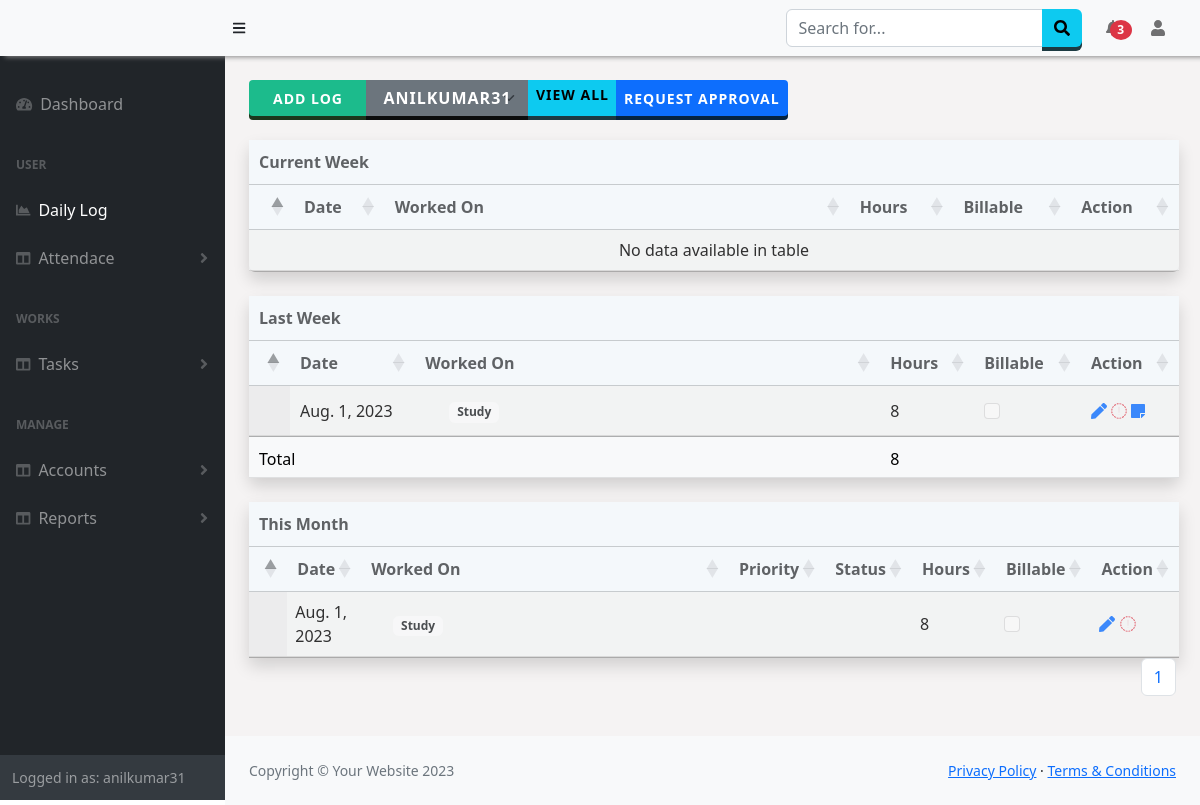
Before: /Worklog/dailylog/ (signed in) with the older database file.
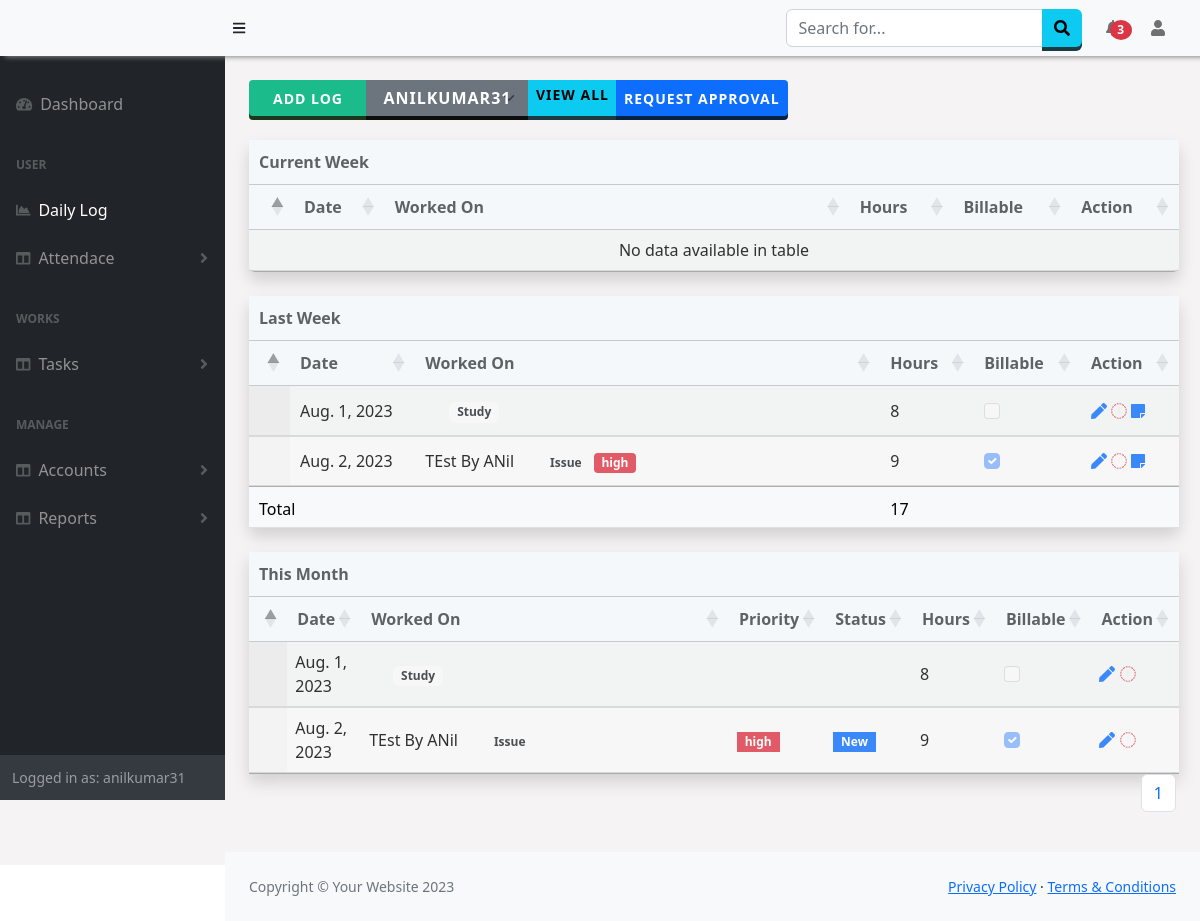
After: the same page with the newer database file.
### emp_worklog/models.py (models this page shows, shortened)
class worklog(models.Model):
  User = models.ForeignKey(User,on_delete=models.CASCADE)
  Date = models.DateField(default=timezone.now)
  TaskType = models.ForeignKey(tasktype, on_delete=models.CASCADE,default=None,null=True)
  project_id = models.ForeignKey(SubProject,null=True,on_delete=models.SET_NULL,default=None)
  task = models.ForeignKey(Ticket,null=True,on_delete=models.SET_NULL,default=None)
  Workdone = models.CharField(max_length=255)
  Hours = models.PositiveIntegerField(default=0)
  Billable = models.BooleanField("Billable", default=False, null=True)

class tasktype(models.Model):
  TaskType=models.CharField(max_length=100, null=False)

### Issue/models.py (models this page shows, shortened)
class Ticket(models.Model):
    ticket_name= models.CharField(max_length=30)
    ticket_type= models.CharField(max_length=30)
    short_desc= models.CharField(max_length=130,null=True)
    open_date= models.DateField(null=True)
    affected_user= models.ForeignKey(employee,null=True,on_delete=models.SET_NULL)
    priority= models.CharField(max_length=30)
    state= models.CharField(max_length=30,default="New",null=True)
    last_updated= models.DateField(null=True)
    assigned_grp= models.CharField(max_length=30,null=True)
    assigned_to= models.ForeignKey(User,on_delete=models.SET_NULL,null=True)
    email= models.EmailField(max_length=100,null=True)
    comments= models.CharField(max_length=120,null=True)
    company = models.ForeignKey(Company,on_delete=models.SET_NULL,null=True)

### emp_worklog/views.py (the view, shortened to what this page needs)
# urls.py: path('dailylog/', views.dailylog, name='dailylog'),
@csrf_exempt
def dailylog(request):
    getTeam_users = checkTeams(request)
    allusers = User.objects.filter(pk__in=getTeam_users[0])
    task =tasktype.objects.all().values()
    date = datetime.today().weekday()
    if date == 0: #0=monday
        today = datetime.today()#-timedelta(days=1)#datetime.today()
    else:
        today = datetime.today()
    lastMonday = today + relativedelta(weekday=MO(-1))
    nextMonday = today + relativedelta(weekday=MO(1))
    all_data=worklog.objects.filter(User = request.user,Date__month=today.month)
    paginator=Paginator(all_data,10)
    page_number=request.GET.get('page')
    page_datafinal=paginator.get_page(page_number)
    totalpage=page_datafinal.paginator.num_pages
    if request.method == 'GET':
        thisweekdata = worklog.objects.filter(User = request.user,Date__range=(lastMonday,nextMonday))
        lastMonday2 = today + relativedelta(weekday=MO(-2))
        lastweekdata = worklog.objects.filter(User = request.user,Date__range=(lastMonday2,lastMonday-timedelta(days=1)))
        context= {
            'all_data':all_data,
            'tasktype':task,
            'lastweekdata':lastweekdata,
            'lastweektotal':lastweekdata.aggregate(Sum('Hours')),
            'thisweekdata':thisweekdata,
            'thisweektotal':thisweekdata.aggregate(Sum('Hours')),
            'is_team':getTeam_users[1],
            'all_data':page_datafinal,
            'totalpage':[n+1 for n in range(totalpage)],
            'users':allusers
        }
        return render(request, 'dailylog.html', context)

### Manager/views.py (called while the page is built)
def checkTeams(request):
    is_team = False
    if request.user.is_superuser:
        users = Employees.objects.values('user').filter(company=request.session['comp'])
        is_team=True
    else:
        is_manager = userDetails.objects.get(user__id=request.user.id)
        if is_manager.is_manager == True:
            users1 = userManager.objects.values('user').filter(manager=is_manager)
            users = User.objects.filter(Q(pk__in=users1)| Q(pk=request.user.id))
            is_team=True
        else:
            users = User.objects.filter(username=request.user.username)
        """
        if u_teams.exists():
            is_team=True
            users = TeamUsers.objects.values('user').filter(team__in=u_teams)
        else:
            users = User.objects.filter(username=request.user.username)
        """
    return users,is_team

### emp_worklog/templates/dailylog.html (shortened to what the changed rows need)
{% extends "base.html" %}
{% block content %}
    <div class="">
        <div class="table-wrapper mt-4">
			<div class=" table-responsive-sm mt-4" >
				<table class="table display table-sm table-hover table-light shadow rounded" id="thisweeklogTable" >
					<thead>
						<tr><th colspan='5' class="text-center1">Current Week<th></tr>
						<tr class="align-middle ">
							<th></th>
							<th>Date</th>
							<th class="w-50">Worked On</th>
							<th>Hours</th>
							<th>Billable</th>
							<th>Action</th>
						</tr>
					</thead>
				</table>
			<div>
			<div class=" table-responsive-sm mt-4">
				<table class="table display  table-sm table-hover table-light shadow rounded" id="weeklogTable" >
					<thead>
						<tr><th colspan='5' class="text-center1">Last Week<th></tr>
						<tr>
							<th></th>
							<th>Date</th>
							<th class="w-50">Worked On</th>
							<th>Hours</th>
							<th>Billable</th>
							<th>Action</th>
						</tr>
					</thead>
					<tbody>
						{% for d in lastweekdata %}
						<tr style="height:50px;opacity:0.8;" class="align-middle" id="{{d.id}}">
							<td class="p-2 details-control">
							</td>
							<td>{{d.Date}}</td>
							<td class="w-25">
								{% if d.project_id != None %}{{d.project_id.name}}{% else %}{{d.task.ticket_name}} {% endif %}<span class="badge bg-light text-dark ms-4">{{d.TaskType.TaskType}}</span>
								{% if d.TaskType.TaskType == 'Issue' %}
								<span class="badge rounded-1 {% if d.task.priority == 'high' %}text-bg-danger{% elif d.task.priority == 'medium' %}text-bg-info{% elif d.task.priority == 'low' %}text-bg-primary{% endif %}">{{d.task.priority}}</span>
								{% endif %}
							</td>
							<td>{{d.Hours}}</td>
							<td><input disabled class="form-check-input" type="checkbox" {% if d.Billable != True %}{% else %}Checked{% endif %} /></td>
							<td>
								<a onclick="getLog({{d.id}})"><i class="fas fa-solid fa-pen text-primary"></i></a>
								<a  data-bs-toggle="modal" data-bs-target="#deleteLog"><i class="fas fa-sharp fa-solid fa-trash text-danger"></i></a>
								<a ><i class="fas fa-sticky-note text-primary"></i></a>
							</td>
						</tr>
						{% endfor %}
					</tbody>
					<tfoot>
						{% if lastweekdata %}
						<tr>
							<td colspan="3">Total</td>
							<td colspan="3">
								{{lastweektotal.Hours__sum}}
							</td>
						</tr>
						{% endif %}
					</tfoot>
				</table>
			</div>
			<div class=" table-responsive-sm mt-4">
				<table class="table display table-sm table-hover table-light shadow" id="logTable" >
					<thead>
						<tr><th colspan='7' class="text-center1">This Month<th></tr>
						<tr>
							<th></th>
							<th scope="col" class="">Date</th>
							<th scope="col" class="w-50">Worked On</th>
							<th scope="col">Priority</th>
							<th scope="col">Status</th>
							<th scope="col">Hours</th>
							<th scope="col">Billable</th>
							<th scope="col">Action</th>
						</tr>
					</thead>
					<tbody>
						{% for d in all_data %}
						<tr class="align-middle" style="height:50px;font-weight:400;" >
							<td class="details-control">
							</td>
							<td class="p-2">{{d.Date}}</td>
							<td class="w-25 p-2">{% if d.project_id != None %}{{d.project_id.name}}{% else %}{{d.task.ticket_name}} {% endif %}<span class="badge bg-light text-dark ms-4">{{d.TaskType.TaskType}}</span></td>
							<td class="p-2">
								{% if d.TaskType.TaskType == 'Issue' %}
								<span class="badge rounded-0 {% if d.task.priority == 'high' %}text-bg-danger{% elif d.task.priority == 'medium' %}text-bg-info{% elif d.task.priority == 'low' %}text-bg-primary{% endif %}">{{d.task.priority}}</span>
								{% endif %}
							</td>
							<td class="p-2">
								{% if d.TaskType.TaskType == 'Issue' %}
								<span class="badge rounded-0 {% if d.task.state == 'New' %}text-bg-primary{% elif d.task.state == 'InProgress' %}text-bg-info{% elif d.task.state == 'Completed' %}text-bg-success{% elif d.task.state == 'Hold' %}text-bg-warning{% elif d.task.state == 'Canceled' %}text-bg-danger{% endif %}">{{d.task.state}}</span>
								{% endif %}
							</td>
							<td class="p-2">{{d.Hours}}</td>
							<td class="p-2"><input disabled class="form-check-input" type="checkbox" {% if d.Billable != True %}{% else %}Checked{% endif %} /></td>
							<td class="p-2">
								<a onclick="getLog({{d.id}})"><i class="fas fa-solid fa-pen text-primary"></i></a>
								<a  data-bs-toggle="modal" data-bs-target="#deleteLog"><i class="fas fa-sharp fa-solid fa-trash text-danger"></i></a>
							</td>
						</tr>
						{% endfor %}
					</tbody>
				</table>
				<div class="clearfix" style="display: flex; justify-content: right;">
					<nav aria-label="...">
						<ul class="pagination">
							{% for n in totalpage %}
							<li class="page-item"><a href="/Worklog/dailylog/?page={{n}}"  class="page-link">{{n}}</a></li>
							{% endfor %}
						</ul>
					</nav>
				</div>
			</div>
        </div>
    </div>
{% endblock %}

Changed rows visible on the page:
added worklog: Date "Aug. 2, 2023", task.ticket_name "TEst By ANil", TaskType.TaskType "Issue", task.priority "high", Hours "9", Billable "☑", task.state "New"
Other visible differences:
{{ lastweektotal.Hours__sum }}: "8" → "17"
